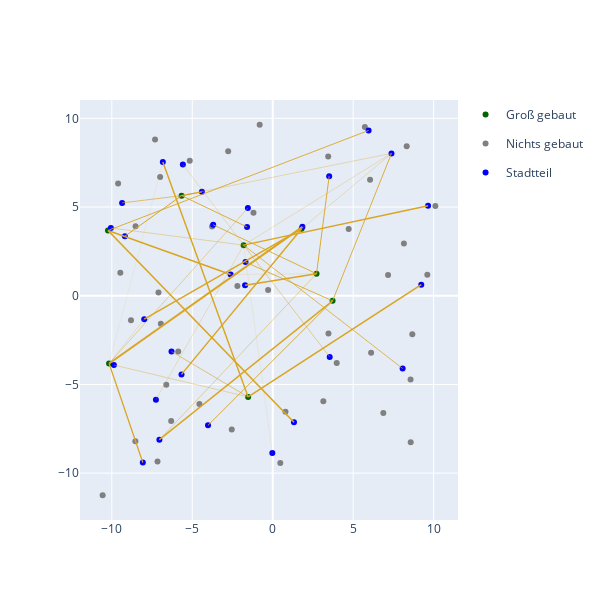

Source (notebook cell):
### Markdown cell above
### Task 1

### Code cell
# solve task 1
solve_location()

### Figure 1 — Plotly figure (JSON) as saved in the notebook; plotly's stock layout.template omitted (floating-point values rounded to 4 significant figures)
{"data": [{"hovertemplate": "Type=Groß gebaut<br>x=%{x}<br>y=%{y}<extra></extra>", "legendgroup": "Groß gebaut", "marker": {"color": "darkgreen", "symbol": "circle"}, "mode": "markers", "name": "Groß gebaut", "orientation": "v", "showlegend": true, "type": "scatter", "x": [-1.809, 1.796, -10.24, -1.528, -10.17, 2.721, 3.718, -5.666], "xaxis": "x", "y": [2.854, 3.775, 3.678, -5.704, -3.819, 1.241, -0.2879, 5.644], "yaxis": "y"}, {"hovertemplate": "Type=Nichts gebaut<br>x=%{x}<br>y=%{y}<extra></extra>", "legendgroup": "Nichts gebaut", "marker": {"color": "grey", "symbol": "circle"}, "mode": "markers", "name": "Nichts gebaut", "orientation": "v", "showlegend": true, "type": "scatter", "x": [7.168, -4.556, -8.525, 3.447, 3.145, 6.049, 3.463, -7.102, -6.998, -6.311, 8.566, -8.809, 10.11, -1.198, -2.77, 0.4694, -6.616, 8.152, 8.326, -9.471, -8.538, -0.2864, -3.77, -5.874, -7.315, 4.721, 8.575, -2.548, -0.8121, 9.608, 6.113, 8.676, -2.197, 6.874, -9.611, 5.725, -5.158, -10.57, 3.976, -7.161, 0.791, -6.954], "xaxis": "x", "y": [1.176, -6.108, 3.921, 7.855, -5.95, 6.535, -2.135, 0.1878, 6.698, -7.06, -4.721, -1.388, 5.057, 4.679, 8.148, -9.425, -5.016, 2.942, 8.422, 1.297, -8.208, 0.3189, 3.908, -3.15, 8.813, 3.761, -8.257, -7.544, 9.64, 1.189, -3.215, -2.17, 0.5537, -6.61, 6.335, 9.52, 7.61, -11.25, -3.785, -9.35, -6.537, -1.575], "yaxis": "y"}, {"hovertemplate": "Type=Stadtteil<br>x=%{x}<br>y=%{y}<extra></extra>", "legendgroup": "Stadtteil", "marker": {"color": "blue", "symbol": "circle"}, "mode": "markers", "name": "Stadtteil", "orientation": "v", "showlegend": true, "type": "scatter", "x": [-2.618, 9.653, -5.671, -9.361, 3.54, -1.545, -7.986, 1.319, 5.957, -5.585, 8.071, -8.075, -4.022, 9.231, 1.845, -9.872, 3.507, -3.701, -6.292, -10.06, -0.02544, 7.38, -1.692, -9.19, -7.044, -6.83, -7.26, -4.402, -1.595, -1.72], "xaxis": "x", "y": [1.199, 5.07, -4.436, 5.234, -3.451, 4.949, -1.322, -7.134, 9.319, 7.398, -4.101, -9.402, -7.303, 0.622, 3.886, -3.906, 6.738, 3.998, -3.145, 3.819, -8.872, 8.025, 1.896, 3.357, -8.113, 7.54, -5.859, 5.858, 3.877, 0.591], "yaxis": "y"}, {"hovertemplate": "x=%{x}<br>y=%{y}<extra></extra>", "legendgroup": "", "line": {"color": "goldenrod", "dash": "solid", "width": 1.478}, "marker": {"symbol": "circle"}, "mode": "lines", "name": "", "orientation": "v", "showlegend": false, "type": "scatter", "x": [-10.24, -2.618], "xaxis": "x", "y": [3.678, 1.199], "yaxis": "y"}, {"hovertemplate": "x=%{x}<br>y=%{y}<extra></extra>", "legendgroup": "", "line": {"color": "goldenrod", "dash": "solid", "width": 0.179}, "marker": {"symbol": "circle"}, "mode": "lines", "name": "", "orientation": "v", "showlegend": false, "type": "scatter", "x": [2.721, -2.618], "xaxis": "x", "y": [1.241, 1.199], "yaxis": "y"}, {"hovertemplate": "x=%{x}<br>y=%{y}<extra></extra>", "legendgroup": "", "line": {"color": "goldenrod", "dash": "solid", "width": 1.426}, "marker": {"symbol": "circle"}, "mode": "lines", "name": "", "orientation": "v", "showlegend": false, "type": "scatter", "x": [-1.809, 9.653], "xaxis": "x", "y": [2.854, 5.07], "yaxis": "y"}, {"hovertemplate": "x=%{x}<br>y=%{y}<extra></extra>", "legendgroup": "", "line": {"color": "goldenrod", "dash": "solid", "width": 1.393}, "marker": {"symbol": "circle"}, "mode": "lines", "name": "", "orientation": "v", "showlegend": false, "type": "scatter", "x": [1.796, -5.671], "xaxis": "x", "y": [3.775, -4.436], "yaxis": "y"}, {"hovertemplate": "x=%{x}<br>y=%{y}<extra></extra>", "legendgroup": "", "line": {"color": "goldenrod", "dash": "solid", "width": 0.649}, "marker": {"symbol": "circle"}, "mode": "lines", "name": "", "orientation": "v", "showlegend": false, "type": "scatter", "x": [-5.666, -9.361], "xaxis": "x", "y": [5.644, 5.234], "yaxis": "y"}, {"hovertemplate": "x=%{x}<br>y=%{y}<extra></extra>", "legendgroup": "", "line": {"color": "goldenrod", "dash": "solid", "width": 0.468}, "marker": {"symbol": "circle"}, "mode": "lines", "name": "", "orientation": "v", "showlegend": false, "type": "scatter", "x": [-1.809, 3.54], "xaxis": "x", "y": [2.854, -3.451], "yaxis": "y"}, {"hovertemplate": "x=%{x}<br>y=%{y}<extra></extra>", "legendgroup": "", "line": {"color": "goldenrod", "dash": "solid", "width": 0.422}, "marker": {"symbol": "circle"}, "mode": "lines", "name": "", "orientation": "v", "showlegend": false, "type": "scatter", "x": [-10.17, -1.545], "xaxis": "x", "y": [-3.819, 4.949], "yaxis": "y"}, {"hovertemplate": "x=%{x}<br>y=%{y}<extra></extra>", "legendgroup": "", "line": {"color": "goldenrod", "dash": "solid", "width": 1.474}, "marker": {"symbol": "circle"}, "mode": "lines", "name": "", "orientation": "v", "showlegend": false, "type": "scatter", "x": [1.796, -7.986], "xaxis": "x", "y": [3.775, -1.322], "yaxis": "y"}, {"hovertemplate": "x=%{x}<br>y=%{y}<extra></extra>", "legendgroup": "", "line": {"color": "goldenrod", "dash": "solid", "width": 0.24}, "marker": {"symbol": "circle"}, "mode": "lines", "name": "", "orientation": "v", "showlegend": false, "type": "scatter", "x": [-10.17, -7.986], "xaxis": "x", "y": [-3.819, -1.322], "yaxis": "y"}, {"hovertemplate": "x=%{x}<br>y=%{y}<extra></extra>", "legendgroup": "", "line": {"color": "goldenrod", "dash": "solid", "width": 1.641}, "marker": {"symbol": "circle"}, "mode": "lines", "name": "", "orientation": "v", "showlegend": false, "type": "scatter", "x": [-10.24, 1.319], "xaxis": "x", "y": [3.678, -7.134], "yaxis": "y"}, {"hovertemplate": "x=%{x}<br>y=%{y}<extra></extra>", "legendgroup": "", "line": {"color": "goldenrod", "dash": "solid", "width": 0.881}, "marker": {"symbol": "circle"}, "mode": "lines", "name": "", "orientation": "v", "showlegend": false, "type": "scatter", "x": [-10.24, 5.957], "xaxis": "x", "y": [3.678, 9.319], "yaxis": "y"}, {"hovertemplate": "x=%{x}<br>y=%{y}<extra></extra>", "legendgroup": "", "line": {"color": "goldenrod", "dash": "solid", "width": 0.265}, "marker": {"symbol": "circle"}, "mode": "lines", "name": "", "orientation": "v", "showlegend": false, "type": "scatter", "x": [-1.809, -5.585], "xaxis": "x", "y": [2.854, 7.398], "yaxis": "y"}, {"hovertemplate": "x=%{x}<br>y=%{y}<extra></extra>", "legendgroup": "", "line": {"color": "goldenrod", "dash": "solid", "width": 0.765}, "marker": {"symbol": "circle"}, "mode": "lines", "name": "", "orientation": "v", "showlegend": false, "type": "scatter", "x": [-1.809, 8.071], "xaxis": "x", "y": [2.854, -4.101], "yaxis": "y"}, {"hovertemplate": "x=%{x}<br>y=%{y}<extra></extra>", "legendgroup": "", "line": {"color": "goldenrod", "dash": "solid", "width": 1.239}, "marker": {"symbol": "circle"}, "mode": "lines", "name": "", "orientation": "v", "showlegend": false, "type": "scatter", "x": [-10.17, -8.075], "xaxis": "x", "y": [-3.819, -9.402], "yaxis": "y"}, {"hovertemplate": "x=%{x}<br>y=%{y}<extra></extra>", "legendgroup": "", "line": {"color": "goldenrod", "dash": "solid", "width": 0.909}, "marker": {"symbol": "circle"}, "mode": "lines", "name": "", "orientation": "v", "showlegend": false, "type": "scatter", "x": [3.718, -4.022], "xaxis": "x", "y": [-0.2879, -7.303], "yaxis": "y"}, {"hovertemplate": "x=%{x}<br>y=%{y}<extra></extra>", "legendgroup": "", "line": {"color": "goldenrod", "dash": "solid", "width": 1.56}, "marker": {"symbol": "circle"}, "mode": "lines", "name": "", "orientation": "v", "showlegend": false, "type": "scatter", "x": [-1.528, 9.231], "xaxis": "x", "y": [-5.704, 0.622], "yaxis": "y"}, {"hovertemplate": "x=%{x}<br>y=%{y}<extra></extra>", "legendgroup": "", "line": {"color": "goldenrod", "dash": "solid", "width": 1.995}, "marker": {"symbol": "circle"}, "mode": "lines", "name": "", "orientation": "v", "showlegend": false, "type": "scatter", "x": [-10.17, 1.845], "xaxis": "x", "y": [-3.819, 3.886], "yaxis": "y"}, {"hovertemplate": "x=%{x}<br>y=%{y}<extra></extra>", "legendgroup": "", "line": {"color": "goldenrod", "dash": "solid", "width": 0.382}, "marker": {"symbol": "circle"}, "mode": "lines", "name": "", "orientation": "v", "showlegend": false, "type": "scatter", "x": [-1.528, -9.872], "xaxis": "x", "y": [-5.704, -3.906], "yaxis": "y"}, {"hovertemplate": "x=%{x}<br>y=%{y}<extra></extra>", "legendgroup": "", "line": {"color": "goldenrod", "dash": "solid", "width": 0.919}, "marker": {"symbol": "circle"}, "mode": "lines", "name": "", "orientation": "v", "showlegend": false, "type": "scatter", "x": [2.721, 3.507], "xaxis": "x", "y": [1.241, 6.738], "yaxis": "y"}, {"hovertemplate": "x=%{x}<br>y=%{y}<extra></extra>", "legendgroup": "", "line": {"color": "goldenrod", "dash": "solid", "width": 0.862}, "marker": {"symbol": "circle"}, "mode": "lines", "name": "", "orientation": "v", "showlegend": false, "type": "scatter", "x": [2.721, -3.701], "xaxis": "x", "y": [1.241, 3.998], "yaxis": "y"}, {"hovertemplate": "x=%{x}<br>y=%{y}<extra></extra>", "legendgroup": "", "line": {"color": "goldenrod", "dash": "solid", "width": 0.609}, "marker": {"symbol": "circle"}, "mode": "lines", "name": "", "orientation": "v", "showlegend": false, "type": "scatter", "x": [-1.528, -6.292], "xaxis": "x", "y": [-5.704, -3.145], "yaxis": "y"}, {"hovertemplate": "x=%{x}<br>y=%{y}<extra></extra>", "legendgroup": "", "line": {"color": "goldenrod", "dash": "solid", "width": 0.396}, "marker": {"symbol": "circle"}, "mode": "lines", "name": "", "orientation": "v", "showlegend": false, "type": "scatter", "x": [-1.809, -10.06], "xaxis": "x", "y": [2.854, 3.819], "yaxis": "y"}, {"hovertemplate": "x=%{x}<br>y=%{y}<extra></extra>", "legendgroup": "", "line": {"color": "goldenrod", "dash": "solid", "width": 0.131}, "marker": {"symbol": "circle"}, "mode": "lines", "name": "", "orientation": "v", "showlegend": false, "type": "scatter", "x": [-1.809, -0.02544], "xaxis": "x", "y": [2.854, -8.872], "yaxis": "y"}, {"hovertemplate": "x=%{x}<br>y=%{y}<extra></extra>", "legendgroup": "", "line": {"color": "goldenrod", "dash": "solid", "width": 0.288}, "marker": {"symbol": "circle"}, "mode": "lines", "name": "", "orientation": "v", "showlegend": false, "type": "scatter", "x": [-1.809, 7.38], "xaxis": "x", "y": [2.854, 8.025], "yaxis": "y"}, {"hovertemplate": "x=%{x}<br>y=%{y}<extra></extra>", "legendgroup": "", "line": {"color": "goldenrod", "dash": "solid", "width": 0.282}, "marker": {"symbol": "circle"}, "mode": "lines", "name": "", "orientation": "v", "showlegend": false, "type": "scatter", "x": [1.796, 7.38], "xaxis": "x", "y": [3.775, 8.025], "yaxis": "y"}, {"hovertemplate": "x=%{x}<br>y=%{y}<extra></extra>", "legendgroup": "", "line": {"color": "goldenrod", "dash": "solid", "width": 0.863}, "marker": {"symbol": "circle"}, "mode": "lines", "name": "", "orientation": "v", "showlegend": false, "type": "scatter", "x": [3.718, 7.38], "xaxis": "x", "y": [-0.2879, 8.025], "yaxis": "y"}, {"hovertemplate": "x=%{x}<br>y=%{y}<extra></extra>", "legendgroup": "", "line": {"color": "goldenrod", "dash": "solid", "width": 0.341}, "marker": {"symbol": "circle"}, "mode": "lines", "name": "", "orientation": "v", "showlegend": false, "type": "scatter", "x": [-5.666, 7.38], "xaxis": "x", "y": [5.644, 8.025], "yaxis": "y"}, {"hovertemplate": "x=%{x}<br>y=%{y}<extra></extra>", "legendgroup": "", "line": {"color": "goldenrod", "dash": "solid", "width": 0.84}, "marker": {"symbol": "circle"}, "mode": "lines", "name": "", "orientation": "v", "showlegend": false, "type": "scatter", "x": [3.718, -1.692], "xaxis": "x", "y": [-0.2879, 1.896], "yaxis": "y"}, {"hovertemplate": "x=%{x}<br>y=%{y}<extra></extra>", "legendgroup": "", "line": {"color": "goldenrod", "dash": "solid", "width": 0.994}, "marker": {"symbol": "circle"}, "mode": "lines", "name": "", "orientation": "v", "showlegend": false, "type": "scatter", "x": [-5.666, -9.19], "xaxis": "x", "y": [5.644, 3.357], "yaxis": "y"}, {"hovertemplate": "x=%{x}<br>y=%{y}<extra></extra>", "legendgroup": "", "line": {"color": "goldenrod", "dash": "solid", "width": 0.446}, "marker": {"symbol": "circle"}, "mode": "lines", "name": "", "orientation": "v", "showlegend": false, "type": "scatter", "x": [2.721, -7.044], "xaxis": "x", "y": [1.241, -8.113], "yaxis": "y"}, {"hovertemplate": "x=%{x}<br>y=%{y}<extra></extra>", "legendgroup": "", "line": {"color": "goldenrod", "dash": "solid", "width": 1.388}, "marker": {"symbol": "circle"}, "mode": "lines", "name": "", "orientation": "v", "showlegend": false, "type": "scatter", "x": [3.718, -7.044], "xaxis": "x", "y": [-0.2879, -8.113], "yaxis": "y"}, {"hovertemplate": "x=%{x}<br>y=%{y}<extra></extra>", "legendgroup": "", "line": {"color": "goldenrod", "dash": "solid", "width": 1.449}, "marker": {"symbol": "circle"}, "mode": "lines", "name": "", "orientation": "v", "showlegend": false, "type": "scatter", "x": [-1.528, -6.83], "xaxis": "x", "y": [-5.704, 7.54], "yaxis": "y"}, {"hovertemplate": "x=%{x}<br>y=%{y}<extra></extra>", "legendgroup": "", "line": {"color": "goldenrod", "dash": "solid", "width": 0.104}, "marker": {"symbol": "circle"}, "mode": "lines", "name": "", "orientation": "v", "showlegend": false, "type": "scatter", "x": [-10.17, -6.83], "xaxis": "x", "y": [-3.819, 7.54], "yaxis": "y"}, {"hovertemplate": "x=%{x}<br>y=%{y}<extra></extra>", "legendgroup": "", "line": {"color": "goldenrod", "dash": "solid", "width": 0.261}, "marker": {"symbol": "circle"}, "mode": "lines", "name": "", "orientation": "v", "showlegend": false, "type": "scatter", "x": [-1.809, -7.26], "xaxis": "x", "y": [2.854, -5.859], "yaxis": "y"}, {"hovertemplate": "x=%{x}<br>y=%{y}<extra></extra>", "legendgroup": "", "line": {"color": "goldenrod", "dash": "solid", "width": 1.131}, "marker": {"symbol": "circle"}, "mode": "lines", "name": "", "orientation": "v", "showlegend": false, "type": "scatter", "x": [-5.666, -4.402], "xaxis": "x", "y": [5.644, 5.858], "yaxis": "y"}, {"hovertemplate": "x=%{x}<br>y=%{y}<extra></extra>", "legendgroup": "", "line": {"color": "goldenrod", "dash": "solid", "width": 0.885}, "marker": {"symbol": "circle"}, "mode": "lines", "name": "", "orientation": "v", "showlegend": false, "type": "scatter", "x": [-5.666, -1.595], "xaxis": "x", "y": [5.644, 3.877], "yaxis": "y"}, {"hovertemplate": "x=%{x}<br>y=%{y}<extra></extra>", "legendgroup": "", "line": {"color": "goldenrod", "dash": "solid", "width": 1.594}, "marker": {"symbol": "circle"}, "mode": "lines", "name": "", "orientation": "v", "showlegend": false, "type": "scatter", "x": [2.721, -1.72], "xaxis": "x", "y": [1.241, 0.591], "yaxis": "y"}], "layout": {"autosize": false, "height": 600, "width": 600, "xaxis": {"autorange": true, "range": [-11.99, 11.52], "type": "linear"}, "yaxis": {"autorange": true, "range": [-12.64, 11.04], "type": "linear"}}}
